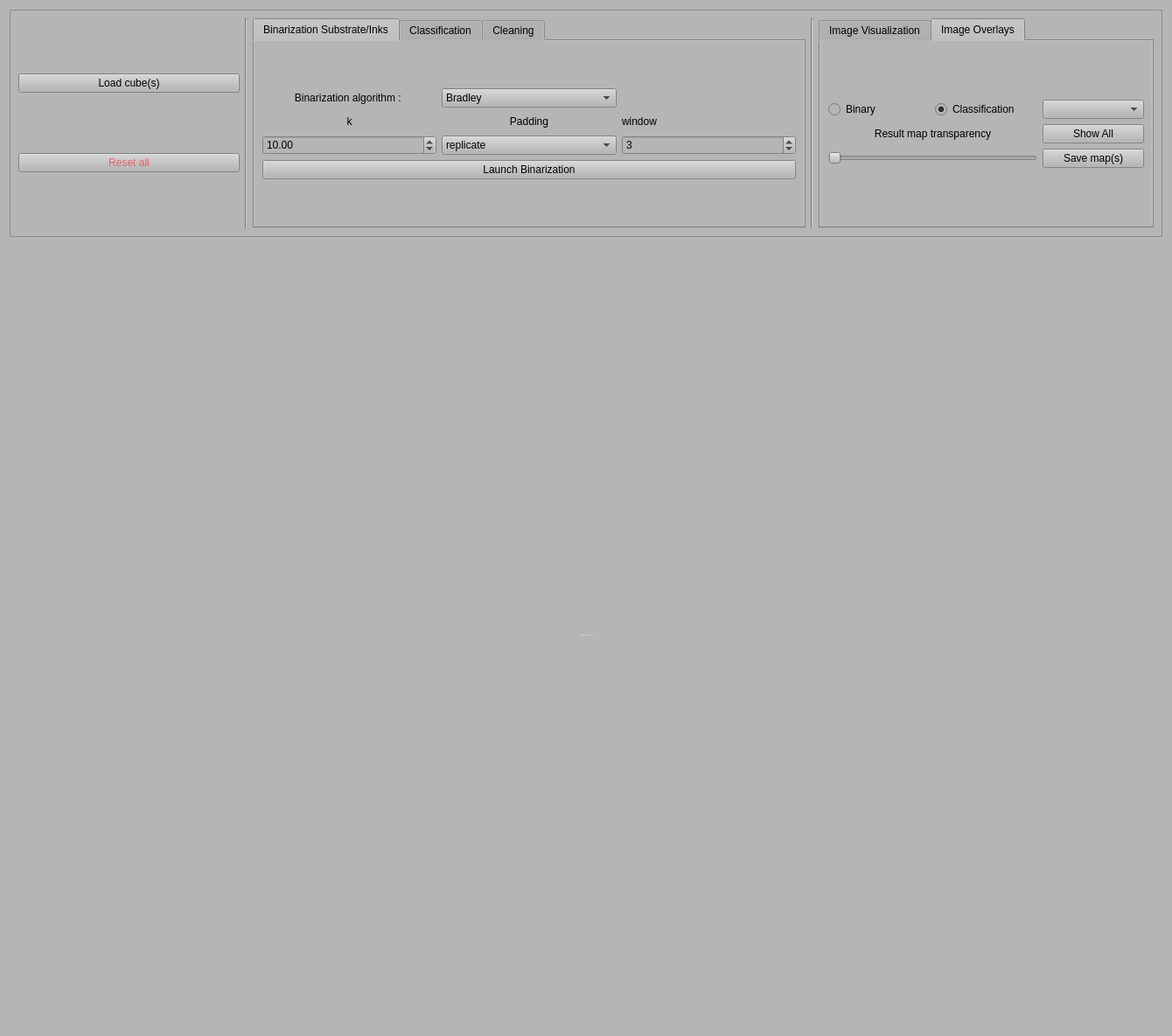
<?xml version="1.0" encoding="UTF-8"?>
<ui version="4.0">
 <class>IdentificationWidget</class>
 <widget class="QWidget" name="IdentificationWidget">
  <property name="geometry">
   <rect>
    <x>0</x>
    <y>0</y>
    <width>1340</width>
    <height>1185</height>
   </rect>
  </property>
  <property name="sizePolicy">
   <sizepolicy hsizetype="Preferred" vsizetype="Fixed">
    <horstretch>0</horstretch>
    <verstretch>0</verstretch>
   </sizepolicy>
  </property>
  <property name="styleSheet">
   <string notr="true">background-color: rgb(181, 181, 181);</string>
  </property>
  <layout class="QVBoxLayout" name="verticalLayout" stretch="0,6">
   <item>
    <widget class="QFrame" name="frame">
     <property name="autoFillBackground">
      <bool>false</bool>
     </property>
     <property name="frameShape">
      <enum>QFrame::StyledPanel</enum>
     </property>
     <property name="frameShadow">
      <enum>QFrame::Raised</enum>
     </property>
     <layout class="QHBoxLayout" name="horizontalLayout_2" stretch="2,1,5,1,3">
      <item>
       <layout class="QVBoxLayout" name="verticalLayout_7">
        <item>
         <widget class="QPushButton" name="pushButton_load">
          <property name="text">
           <string>Load cube(s)</string>
          </property>
         </widget>
        </item>
        <item>
         <widget class="QPushButton" name="pushButton_reset">
          <property name="toolTip">
           <string>Reset all data loaded in the tool.</string>
          </property>
          <property name="styleSheet">
           <string notr="true">color: rgba(255, 0, 0, 125);</string>
          </property>
          <property name="text">
           <string>Reset all</string>
          </property>
         </widget>
        </item>
       </layout>
      </item>
      <item>
       <widget class="Line" name="line_4">
        <property name="orientation">
         <enum>Qt::Vertical</enum>
        </property>
       </widget>
      </item>
      <item>
       <widget class="QTabWidget" name="tabWidget">
        <property name="currentIndex">
         <number>0</number>
        </property>
        <widget class="QWidget" name="tabWidgetPage2">
         <attribute name="title">
          <string>Binarization Substrate/Inks</string>
         </attribute>
         <layout class="QVBoxLayout" name="verticalLayout_5">
          <item>
           <layout class="QGridLayout" name="gridLayout">
            <item row="0" column="0">
             <widget class="QLabel" name="label_bin_algorith_choice">
              <property name="text">
               <string>Binarization algorithm : </string>
              </property>
              <property name="alignment">
               <set>Qt::AlignCenter</set>
              </property>
             </widget>
            </item>
            <item row="0" column="1">
             <widget class="QComboBox" name="comboBox_bin_algorith_choice">
              <item>
               <property name="text">
                <string>Bradley</string>
               </property>
              </item>
              <item>
               <property name="text">
                <string>Wolf</string>
               </property>
              </item>
              <item>
               <property name="text">
                <string>Sauvola</string>
               </property>
              </item>
              <item>
               <property name="text">
                <string>Otsu</string>
               </property>
              </item>
              <item>
               <property name="text">
                <string>Niblack</string>
               </property>
              </item>
             </widget>
            </item>
            <item row="1" column="0">
             <widget class="QLabel" name="label_bin_k">
              <property name="maximumSize">
               <size>
                <width>16777215</width>
                <height>20</height>
               </size>
              </property>
              <property name="text">
               <string>k</string>
              </property>
              <property name="alignment">
               <set>Qt::AlignCenter</set>
              </property>
             </widget>
            </item>
            <item row="1" column="1">
             <widget class="QLabel" name="label_padding_mode">
              <property name="maximumSize">
               <size>
                <width>16777215</width>
                <height>20</height>
               </size>
              </property>
              <property name="text">
               <string>Padding</string>
              </property>
              <property name="alignment">
               <set>Qt::AlignCenter</set>
              </property>
             </widget>
            </item>
            <item row="1" column="2">
             <widget class="QLabel" name="label_bin_window_size">
              <property name="maximumSize">
               <size>
                <width>16777215</width>
                <height>20</height>
               </size>
              </property>
              <property name="text">
               <string>window</string>
              </property>
             </widget>
            </item>
            <item row="2" column="0">
             <widget class="QDoubleSpinBox" name="doubleSpinBox_bin_k">
              <property name="singleStep">
               <double>0.100000000000000</double>
              </property>
              <property name="value">
               <double>10.000000000000000</double>
              </property>
             </widget>
            </item>
            <item row="2" column="1">
             <widget class="QComboBox" name="comboBox_padding_mode">
              <item>
               <property name="text">
                <string>replicate</string>
               </property>
              </item>
              <item>
               <property name="text">
                <string>symmetric</string>
               </property>
              </item>
              <item>
               <property name="text">
                <string>circular</string>
               </property>
              </item>
              <item>
               <property name="text">
                <string>constant</string>
               </property>
              </item>
             </widget>
            </item>
            <item row="2" column="2">
             <widget class="QSpinBox" name="spinBox_bin_window_size">
              <property name="value">
               <number>3</number>
              </property>
             </widget>
            </item>
            <item row="3" column="0" colspan="3">
             <widget class="QPushButton" name="pushButton_launch_bin">
              <property name="text">
               <string>Launch Binarization</string>
              </property>
             </widget>
            </item>
           </layout>
          </item>
         </layout>
        </widget>
        <widget class="QWidget" name="tab">
         <attribute name="title">
          <string>Classification</string>
         </attribute>
         <layout class="QHBoxLayout" name="horizontalLayout">
          <item>
           <layout class="QVBoxLayout" name="verticalLayout_4">
            <item>
             <widget class="QLabel" name="label_clas_ink_model">
              <property name="maximumSize">
               <size>
                <width>16777215</width>
                <height>20</height>
               </size>
              </property>
              <property name="text">
               <string>Ink Model</string>
              </property>
              <property name="alignment">
               <set>Qt::AlignCenter</set>
              </property>
             </widget>
            </item>
            <item>
             <widget class="QComboBox" name="comboBox_clas_ink_model">
              <item>
               <property name="text">
                <string>LDA</string>
               </property>
              </item>
              <item>
               <property name="text">
                <string>KNN</string>
               </property>
              </item>
              <item>
               <property name="text">
                <string>RDF</string>
               </property>
              </item>
              <item>
               <property name="text">
                <string>SVM</string>
               </property>
              </item>
              <item>
               <property name="text">
                <string>CNN 1D</string>
               </property>
              </item>
             </widget>
            </item>
            <item>
             <widget class="QPushButton" name="pushButton_clas_add_ink">
              <property name="text">
               <string>Add Ink Classifier</string>
              </property>
             </widget>
            </item>
            <item>
             <widget class="Line" name="line_2">
              <property name="orientation">
               <enum>Qt::Horizontal</enum>
              </property>
             </widget>
            </item>
            <item>
             <widget class="QLabel" name="label_clas_substrate_model">
              <property name="maximumSize">
               <size>
                <width>16777215</width>
                <height>20</height>
               </size>
              </property>
              <property name="text">
               <string>Substrate Model</string>
              </property>
              <property name="alignment">
               <set>Qt::AlignCenter</set>
              </property>
             </widget>
            </item>
            <item>
             <widget class="QComboBox" name="comboBox_clas_substrate_model">
              <item>
               <property name="text">
                <string># todo</string>
               </property>
              </item>
             </widget>
            </item>
            <item>
             <widget class="QPushButton" name="pushButton_clas_add_substrate">
              <property name="text">
               <string>Add Substrate Classifier</string>
              </property>
             </widget>
            </item>
           </layout>
          </item>
          <item>
           <widget class="QTableWidget" name="tableWidget_classificationList"/>
          </item>
          <item>
           <layout class="QVBoxLayout" name="verticalLayout_3">
            <item>
             <widget class="QPushButton" name="pushButton_clas_remove">
              <property name="text">
               <string>Remove selected</string>
              </property>
             </widget>
            </item>
            <item>
             <widget class="QPushButton" name="pushButton_clas_remove_all">
              <property name="text">
               <string>Remove all</string>
              </property>
             </widget>
            </item>
            <item>
             <widget class="QPushButton" name="pushButton_clas_up">
              <property name="text">
               <string>↑</string>
              </property>
             </widget>
            </item>
            <item>
             <widget class="QPushButton" name="pushButton_clas_down">
              <property name="text">
               <string>↓</string>
              </property>
             </widget>
            </item>
           </layout>
          </item>
          <item>
           <layout class="QVBoxLayout" name="verticalLayout_6">
            <item>
             <widget class="QPushButton" name="pushButton_clas_reinit">
              <property name="styleSheet">
               <string notr="true"/>
              </property>
              <property name="text">
               <string>Reinit selected</string>
              </property>
             </widget>
            </item>
            <item>
             <widget class="QPushButton" name="pushButton_clas_start_selected">
              <property name="styleSheet">
               <string notr="true"/>
              </property>
              <property name="text">
               <string>Launch selected</string>
              </property>
             </widget>
            </item>
            <item>
             <widget class="QPushButton" name="pushButton_clas_start">
              <property name="styleSheet">
               <string notr="true">background-color: rgb(85, 170, 0);</string>
              </property>
              <property name="text">
               <string>Start all</string>
              </property>
             </widget>
            </item>
            <item>
             <widget class="QPushButton" name="pushButton_clas_stop">
              <property name="styleSheet">
               <string notr="true">background-color: rgb(170, 0, 0);
color: rgb(255, 255, 255);</string>
              </property>
              <property name="text">
               <string>Cancel queue</string>
              </property>
             </widget>
            </item>
           </layout>
          </item>
         </layout>
        </widget>
        <widget class="QWidget" name="tab_2">
         <attribute name="title">
          <string>Cleaning</string>
         </attribute>
         <layout class="QHBoxLayout" name="horizontalLayout_3">
          <item>
           <widget class="QLabel" name="label">
            <property name="text">
             <string># TO DO</string>
            </property>
            <property name="alignment">
             <set>Qt::AlignCenter</set>
            </property>
           </widget>
          </item>
         </layout>
        </widget>
       </widget>
      </item>
      <item>
       <widget class="Line" name="line">
        <property name="orientation">
         <enum>Qt::Vertical</enum>
        </property>
       </widget>
      </item>
      <item>
       <widget class="QTabWidget" name="tabWidget_2">
        <property name="currentIndex">
         <number>1</number>
        </property>
        <widget class="QWidget" name="tabWidgetPage1_2">
         <attribute name="title">
          <string>Image Visualization</string>
         </attribute>
         <layout class="QHBoxLayout" name="horizontalLayout_5">
          <item>
           <layout class="QHBoxLayout" name="horizontalLayout_6">
            <item>
             <layout class="QVBoxLayout" name="verticalLayout_8">
              <item>
               <widget class="QRadioButton" name="radioButton_rgb_default">
                <property name="text">
                 <string>RGB default</string>
                </property>
                <property name="checked">
                 <bool>false</bool>
                </property>
               </widget>
              </item>
              <item>
               <widget class="QRadioButton" name="radioButton_rgb_user">
                <property name="enabled">
                 <bool>true</bool>
                </property>
                <property name="text">
                 <string>RGB user</string>
                </property>
                <property name="checked">
                 <bool>true</bool>
                </property>
               </widget>
              </item>
              <item>
               <widget class="QRadioButton" name="radioButton_grayscale">
                <property name="text">
                 <string>Grayscale</string>
                </property>
               </widget>
              </item>
             </layout>
            </item>
            <item>
             <layout class="QGridLayout" name="gridLayout_RGBchannels_4">
              <item row="1" column="1">
               <widget class="QSpinBox" name="spinBox_green_channel">
                <property name="maximum">
                 <number>149</number>
                </property>
                <property name="value">
                 <number>0</number>
                </property>
               </widget>
              </item>
              <item row="2" column="3">
               <widget class="QSlider" name="horizontalSlider_blue_channel">
                <property name="maximum">
                 <number>149</number>
                </property>
                <property name="value">
                 <number>0</number>
                </property>
                <property name="orientation">
                 <enum>Qt::Horizontal</enum>
                </property>
               </widget>
              </item>
              <item row="0" column="1">
               <widget class="QSpinBox" name="spinBox_red_channel">
                <property name="maximum">
                 <number>149</number>
                </property>
                <property name="singleStep">
                 <number>1</number>
                </property>
                <property name="value">
                 <number>0</number>
                </property>
               </widget>
              </item>
              <item row="2" column="0">
               <widget class="QLabel" name="label_blue_channel">
                <property name="text">
                 <string>Blue</string>
                </property>
                <property name="alignment">
                 <set>Qt::AlignCenter</set>
                </property>
               </widget>
              </item>
              <item row="0" column="0">
               <widget class="QLabel" name="label_red_channel">
                <property name="text">
                 <string>Red</string>
                </property>
                <property name="alignment">
                 <set>Qt::AlignCenter</set>
                </property>
               </widget>
              </item>
              <item row="2" column="1">
               <widget class="QSpinBox" name="spinBox_blue_channel">
                <property name="maximum">
                 <number>149</number>
                </property>
                <property name="value">
                 <number>0</number>
                </property>
               </widget>
              </item>
              <item row="1" column="3">
               <widget class="QSlider" name="horizontalSlider_green_channel">
                <property name="maximum">
                 <number>149</number>
                </property>
                <property name="value">
                 <number>0</number>
                </property>
                <property name="orientation">
                 <enum>Qt::Horizontal</enum>
                </property>
               </widget>
              </item>
              <item row="1" column="0">
               <widget class="QLabel" name="label_green_channel">
                <property name="text">
                 <string>Green</string>
                </property>
                <property name="alignment">
                 <set>Qt::AlignCenter</set>
                </property>
               </widget>
              </item>
              <item row="0" column="3">
               <widget class="QSlider" name="horizontalSlider_red_channel">
                <property name="minimumSize">
                 <size>
                  <width>60</width>
                  <height>0</height>
                 </size>
                </property>
                <property name="maximum">
                 <number>149</number>
                </property>
                <property name="value">
                 <number>0</number>
                </property>
                <property name="orientation">
                 <enum>Qt::Horizontal</enum>
                </property>
               </widget>
              </item>
             </layout>
            </item>
            <item>
             <widget class="QGroupBox" name="groupBox_4">
              <property name="title">
               <string>Transform</string>
              </property>
              <layout class="QVBoxLayout" name="verticalLayout_11">
               <item>
                <widget class="QPushButton" name="pushButton_rotate">
                 <property name="toolTip">
                  <string>Rotate cube</string>
                 </property>
                 <property name="autoFillBackground">
                  <bool>false</bool>
                 </property>
                 <property name="styleSheet">
                  <string notr="true">font: 12pt &quot;Trebuchet MS&quot;;</string>
                 </property>
                 <property name="text">
                  <string notr="true">⟲</string>
                 </property>
                </widget>
               </item>
               <item>
                <widget class="QPushButton" name="pushButton_flip_v">
                 <property name="toolTip">
                  <string>Flip cube verticaly</string>
                 </property>
                 <property name="styleSheet">
                  <string notr="true">font: 12pt &quot;Trebuchet MS&quot;;</string>
                 </property>
                 <property name="text">
                  <string>↕</string>
                 </property>
                </widget>
               </item>
               <item>
                <widget class="QPushButton" name="pushButton_flip_h">
                 <property name="baseSize">
                  <size>
                   <width>16</width>
                   <height>0</height>
                  </size>
                 </property>
                 <property name="toolTip">
                  <string>Flip cube hoizontaly</string>
                 </property>
                 <property name="styleSheet">
                  <string notr="true">font: 12pt &quot;Trebuchet MS&quot;;</string>
                 </property>
                 <property name="text">
                  <string>↔</string>
                 </property>
                </widget>
               </item>
              </layout>
             </widget>
            </item>
           </layout>
          </item>
         </layout>
        </widget>
        <widget class="QWidget" name="tabWidgetPage2_2">
         <attribute name="title">
          <string>Image Overlays</string>
         </attribute>
         <layout class="QVBoxLayout" name="verticalLayout_9">
          <item>
           <layout class="QGridLayout" name="gridLayout_2">
            <item row="1" column="0" colspan="2">
             <widget class="QLabel" name="label_overlay_transparency">
              <property name="maximumSize">
               <size>
                <width>16777215</width>
                <height>20</height>
               </size>
              </property>
              <property name="text">
               <string>Result map transparency</string>
              </property>
              <property name="alignment">
               <set>Qt::AlignCenter</set>
              </property>
             </widget>
            </item>
            <item row="0" column="0">
             <widget class="QRadioButton" name="radioButton_overlay_binary">
              <property name="text">
               <string>Binary</string>
              </property>
             </widget>
            </item>
            <item row="0" column="1">
             <widget class="QRadioButton" name="radioButton_overlay_identification">
              <property name="text">
               <string>Classification</string>
              </property>
              <property name="checked">
               <bool>true</bool>
              </property>
             </widget>
            </item>
            <item row="0" column="2">
             <widget class="QComboBox" name="comboBox_clas_show_model"/>
            </item>
            <item row="1" column="2">
             <widget class="QPushButton" name="pushButton_show_all">
              <property name="text">
               <string>Show All</string>
              </property>
             </widget>
            </item>
            <item row="2" column="2">
             <widget class="QPushButton" name="pushButton_save_map">
              <property name="toolTip">
               <string>Save segmented image and Ground Truth information in metadata of hypercube file</string>
              </property>
              <property name="text">
               <string>Save map(s)</string>
              </property>
             </widget>
            </item>
            <item row="2" column="0" colspan="2">
             <widget class="QSlider" name="horizontalSlider_overlay_transparency">
              <property name="minimumSize">
               <size>
                <width>60</width>
                <height>0</height>
               </size>
              </property>
              <property name="toolTip">
               <string>Choose transparency of GT image overlay on cube representation.</string>
              </property>
              <property name="maximum">
               <number>100</number>
              </property>
              <property name="value">
               <number>0</number>
              </property>
              <property name="sliderPosition">
               <number>0</number>
              </property>
              <property name="orientation">
               <enum>Qt::Horizontal</enum>
              </property>
             </widget>
            </item>
           </layout>
          </item>
         </layout>
        </widget>
       </widget>
      </item>
     </layout>
    </widget>
   </item>
   <item>
    <widget class="QFrame" name="frame_2">
     <property name="frameShape">
      <enum>QFrame::NoFrame</enum>
     </property>
     <property name="frameShadow">
      <enum>QFrame::Plain</enum>
     </property>
     <property name="lineWidth">
      <number>0</number>
     </property>
     <layout class="QHBoxLayout" name="horizontalLayout_4">
      <item>
       <widget class="QSplitter" name="splitter">
        <property name="styleSheet">
         <string notr="true">border-color: rgb(100, 100, 100);</string>
        </property>
        <property name="frameShape">
         <enum>QFrame::NoFrame</enum>
        </property>
        <property name="frameShadow">
         <enum>QFrame::Raised</enum>
        </property>
        <property name="lineWidth">
         <number>2</number>
        </property>
        <property name="midLineWidth">
         <number>2</number>
        </property>
        <property name="orientation">
         <enum>Qt::Horizontal</enum>
        </property>
        <widget class="QFrame" name="verticalFrame">
         <layout class="QVBoxLayout" name="verticalLayout_2">
          <item>
           <widget class="QSplitter" name="splitter_2">
            <property name="orientation">
             <enum>Qt::Vertical</enum>
            </property>
            <widget class="QWidget" name="viewer_left" native="true">
             <property name="toolTip">
              <string>Promote to ZoomableGraphicsView</string>
             </property>
            </widget>
            <widget class="QWidget" name="viewer_right" native="true">
             <property name="toolTip">
              <string>Promote to ZoomableGraphicsView</string>
             </property>
            </widget>
           </widget>
          </item>
         </layout>
        </widget>
       </widget>
      </item>
     </layout>
    </widget>
   </item>
  </layout>
 </widget>
 <resources/>
 <connections/>
</ui>
